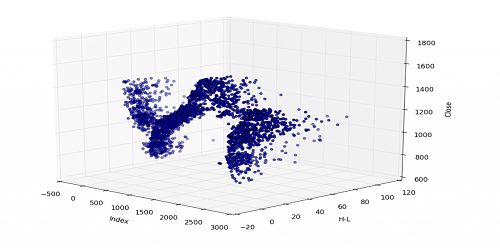
#> input picture data/3D-Matplotlib.png, 500 x 250 px
$ python lesson5.py
#> lines starting #> are read from the running program, lines starting #| are printed output that depends on the picture
#!/usr/bin/env python3

import cv2
import numpy as np

img1 = cv2.imread('../data/3D-Matplotlib.png')
#> img1 is the input picture: shape (250, 500, 3); mean B, G, R 240.9, 235.7, 235.7
img2 = cv2.imread('../data/mainsvmimage.png')
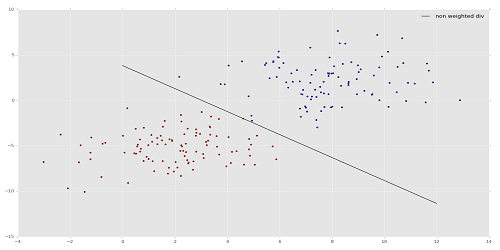
#> input picture data/mainsvmimage.png, 500 x 250 px
#> img2 is the input picture: shape (250, 500, 3); mean B, G, R 231.8, 231.6, 231.8


#add = img1+img2

weighted = cv2.addWeighted(img1, 0.6, img2, 0.4, 0)
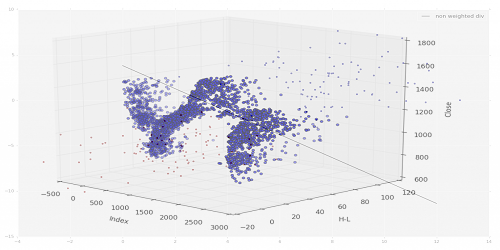
#> weighted: shape (250, 500, 3); mean B, G, R 237.2, 234.1, 234.2


cv2.imshow('add', weighted)
cv2.waitKey(0)
cv2.destroyAllWindows()
